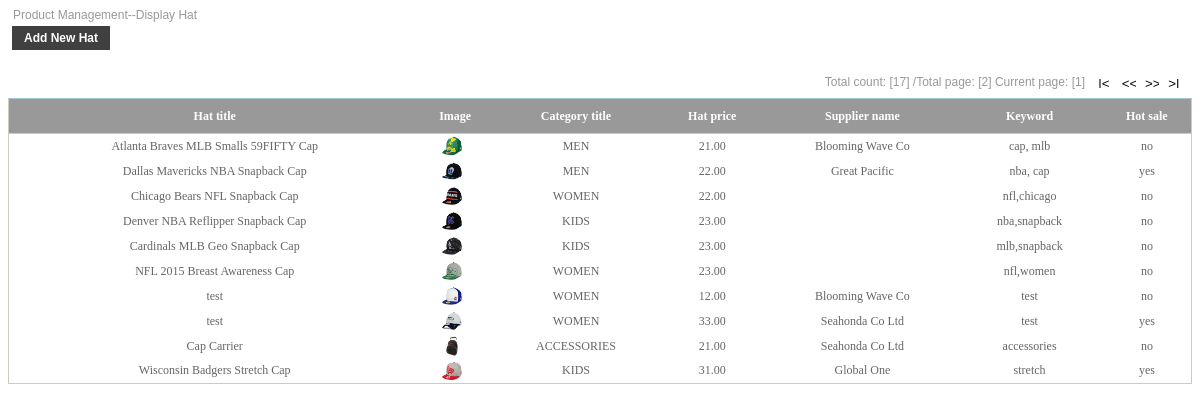
The page /Admin/DisplayHat.php (signed in) on the database its author committed.
### tables this page shows
CREATE TABLE IF NOT EXISTS `hat` (
  `hat_id` int(11) NOT NULL AUTO_INCREMENT,
  `hat_title` varchar(200) NOT NULL,
  `hat_category_id` int(11) NOT NULL,
  `hat_price` decimal(6,2) NOT NULL,
  `hat_description` varchar(1000) NOT NULL,
  `hat_search_keyword` varchar(100) NOT NULL,
  `hat_path` varchar(100) NOT NULL,
  `is_hot_sale` char(3) NOT NULL,
  PRIMARY KEY (`hat_id`),
  KEY `hat_category_id` (`hat_category_id`)
);

CREATE TABLE IF NOT EXISTS `category` (
  `category_id` int(11) NOT NULL AUTO_INCREMENT,
  `category_title` varchar(100) NOT NULL,
  PRIMARY KEY (`category_id`)
);

### inc/Database.inc.php (called while the page is built, shortened)
<?php
class MyDb{
	var $Host;
	var $UserName;
	var $Password;
	var $Link_ID;
	var $Query_ID;
	var $Records;
	function __construct()
	{
		$this->Host = constant('HOST');
		$this->Database = constant('DATABASE_NAME');
		$this->UserName = constant('USER_NAME');
		$this->Password = constant('PWD');
		$this->Link_ID = 0;
		$this->Query_ID = 0;
		$this->Records = array();
	}
	function Connect()
	{
		if ( 0 == $this->Link_ID )
		{
			$this->Link_ID=mysql_connect($this->Host, $this->UserName , $this-> Password);
			$err = mysql_error();
		}
  }
  function Query($Query_String)
  {
	  	$this->Query_ID = mysql_query($Query_String,$this->Link_ID);
	  	$err = mysql_error();
	  	return $this->Query_ID;
  }
  function GetCount($Query_String)
  {
  	$this->Query_ID = mysql_query($Query_String,$this->Link_ID);
  	$count = mysql_fetch_array($this->Query_ID);
  	$err = mysql_error();
  	return $count[0];
  }
  function GetRecord() {
  	$this->Record = mysql_fetch_array($this->Query_ID);
  	return $this->Record;
  }
  function GetRecords(){
  	$i = 0;
  	while($Row = $this->GetRecord()){
  		$this->Records[$i] = $Row;
  		$i++;
  	}
  	return $this->Records;
  }
}
?>

### inc/BusinessLayer.inc.php (called while the page is built, shortened)
<?php
include_once 'Database.inc.php';
class BaseService{
	function GetRows($sql){
		try{
			$conn = new MyDb();
			$conn->Query($sql);
			$array = $conn->GetRecords();
			if($array){
				return $array;
			}
		}catch (Exception $e){
			$conn->Close();
			echo $e->getMessage();
		}
		return null;
	}
	function GetCount($sql){
		try{
			$conn = new MyDb();
			$count = $conn->GetCount($sql);
			if($count){
				return $count;
			}
		}catch (Exception $e){
			$conn->Close();
			echo $e->getMessage();
		}
		return 0;
	}
	function SetPaging($sql,$page){
		$offset = ($page-1)*constant('PAGE_SIZE');
		return $sql." limit ".$offset.",".constant('PAGE_SIZE');
	}
	function GetCurrentPage($totalPage){
		if(isset($_POST["btnFirstPage"])){
			$cp = 1;
		}else if(isset($_POST["btnPreviousPage"])){
			if($cp>1){
				$cp-=1;
			}
		}else if(isset($_POST["btnNextPage"])){
			if($cp<$totalPage){
				$cp+=1;
			}
		}else if(isset($_POST["btnLastPage"])){
			$cp=$totalPage;
		}else{
			$cp = 1;
		}
		return $cp;
	}
	function GetTotalPage($totalCount){
		$totalPage = 0;
		if($totalCount==0){
			$totalPage = 0;
		}else{
			$pageSize = constant("PAGE_SIZE");
			if($totalCount<=$pageSize){
				$totalPage = 1;
			}else{
				if($totalCount%$pageSize == 0){
					$totalPage = $totalCount/$pageSize;
				}else{
					$totalPage = floor($totalCount/$pageSize)+1;
				}
			}
		}
		return $totalPage;
	}
}
?>

### Admin/DataGrid.php (the view, shortened to what this page needs)
<link href="../css/style2.css" type="text/css" rel="stylesheet" />
<div id="div1" style="overflow: hidden">
	<div id="pgList_pagerTable">
    <table class="pagerDiv">
        <tr>
        <td style="text-align:right; padding-bottom:3px;">
        Total count:<span id="lblTotalCount"> [<?php echo $totalCount ?>] </span>
                /Total page:<span id="lblTotalPageCount"> [<?php echo $totalPage ?>] </span>
                Current page:<span id="lblcurrentPage"> [<?php echo $curPage ?>] </span>
         </td>
         <td style="text-align:right;width:100px;">
            <input type="submit" name="btnFirstPage" value="|<" id="btnFirstPage" title="first page" class="first" />
            <input type="submit" name="btnPreviousPage" value="<<" id="btnPreviousPage" title="previous page" class="prev" />
            <input type="submit" name="btnNextPage" value=">>" id="btnNextPage" title="next page" class="next" />
            <input type="submit" name="btnLastPage" value=">|" id="btnLastPage" title="last page" class="last" />&nbsp;&nbsp;
        </td>
        </tr>
        </table>
    </div>
    <div id="div2">
        <table class="border" id="pgList_gvList" style="color:#333333;width:100%;border-collapse:collapse;text-align:center">
        <tr class="tableHeader">
        <?php
        foreach ($arr_header as $value){
            echo "<th align='center'' scope='col'>&nbsp;&nbsp;".$value."</th>";
        }        if($needEdit){
        	echo "<th align='center' scope='col' style='width:120px;'><span id='pgList_gvList_lblEdit' class='link'>&nbsp;&nbsp;Change Status</span></th>";
        }
        echo "</tr>";
        $i=0;
        if($rows){
	        foreach($rows as $row){
				if($i%2==0){
					echo "<tr class='odd'>";
				}else{
					echo "<tr class='even'>";
				}
				foreach($arr_header as $key=>$value){
					if(isset($img) && $img==$key){
						echo "<td align='center'><img title='".$row[$ititle]."' style='cursor:pointer;' width='20' height='20' src='../".$row[$key]."'></img></td>";
					}else{
						echo "<td>&nbsp;&nbsp;".$row[$key]."</td>";
					}
				}				if($needEdit){
					echo "<td align='center' scope='col' style='width:120px;'>&nbsp;&nbsp;";
					echo "<a href='".$editUrl."?".$key_id."=".$row[$key_id]."'>Edit</a>";
					echo "</td>";
				}
				echo "</tr>";
				$i++;
	        }
        }
        ?>
        </table>
    </div>
</div>

### css/style2.css (style rules this page uses)
.tableHeader { background-color: #999;color: #FFFFFF;font-size: 12px;font-weight: normal;text-align: left;padding-right: 3px;padding-left: 3px;padding-top: 14px;padding-bottom: 4px;margin: 0px;border-top-width: 1px;border-right-width: 0px;border-bottom-width: 1px;border-top-style:solid;border-right-style: solid;border-bottom-style: solid;border-right-color: white;border-bottom-color: #CCCCC0;border-top-color: #A4C7D9;height: 35px;font-family: ncursive; }
.border { border-left-width: 1px;border-top-width: 1px;border-right-width: 1px;border-bottom-width: 1px;border-left-style: solid;border-top-style: solid;border-right-style: solid;border-bottom-style: solid;border-left-color: #CCCCC0;border-right-color: #CCCCC0;border-bottom-color: #CCCCC0;border-top-color: #CCCCC0; }
.odd { background-color: #fff;font-size: 12px;height: 25px;font-family: ncursive;color: #666666; }
.even { background-color: #FFFFFF;font-size: 12px;height: 25px;font-family: ncursive;color: #666666; }
.pagerDiv { height:30px;width:100%; }
.first { background-color: #fff;width:20px; height:13px;cursor:pointer;border:0; }
.last { background-color: #fff;width:20px; height:13px;cursor:pointer;border:0; }
.prev { background-color: #fff;width:20px; height:13px;cursor:pointer;border:0; }
.next { background-color: #fff;width:20px; height:13px;cursor:pointer;border:0; }
body { color: #999; font-family: Tahoma, Geneva, sans-serif; font-size: 12px; }

### rows shown on the page
hat: hat_title "Atlanta Braves MLB Smalls 59FIFTY Cap", hat_path (picture), category.category_title "MEN", hat_price "21.00", key "Blooming Wave Co", hat_search_keyword "cap, mlb", is_hot_sale "no"
hat: hat_title "Dallas Mavericks NBA Snapback Cap", hat_path (picture), category.category_title "MEN", hat_price "22.00", key "Great Pacific", hat_search_keyword "nba, cap", is_hot_sale "yes"
hat: hat_title "Chicago Bears NFL Snapback Cap", hat_path (picture), category.category_title "WOMEN", hat_price "22.00", hat_search_keyword "nfl,chicago", is_hot_sale "no"
hat: hat_title "Denver NBA Reflipper Snapback Cap", hat_path (picture), category.category_title "KIDS", hat_price "23.00", hat_search_keyword "nba,snapback", is_hot_sale "no"
hat: hat_title "Cardinals MLB Geo Snapback Cap", category.category_title "KIDS", hat_price "23.00", hat_search_keyword "mlb,snapback", is_hot_sale "no"
hat: hat_title "NFL 2015 Breast Awareness Cap", category.category_title "WOMEN", hat_price "23.00", hat_search_keyword "nfl,women", is_hot_sale "no"
hat: hat_title "test", hat_path (picture), category.category_title "WOMEN", hat_price "12.00", key "Blooming Wave Co", hat_search_keyword "test", is_hot_sale "no"
hat: hat_title "test", hat_path (picture), category.category_title "WOMEN", hat_price "33.00", key "Seahonda Co Ltd", hat_search_keyword "test", is_hot_sale "yes"
hat: hat_title "Cap Carrier", hat_path (picture), category.category_title "ACCESSORIES", hat_price "21.00", key "Seahonda Co Ltd", hat_search_keyword "accessories", is_hot_sale "no"
hat: hat_title "Wisconsin Badgers Stretch Cap", hat_path (picture), category.category_title "KIDS", hat_price "31.00", key "Global One", hat_search_keyword "stretch", is_hot_sale "yes"

### other values the page prints
$totalCount "17"
$totalPage "2"
$curPage "1"
$value "Hat title"
$value "Image"
$value "Category title"
$value "Hat price"
$value "Supplier name"
$value "Keyword"
$value "Hot sale"
